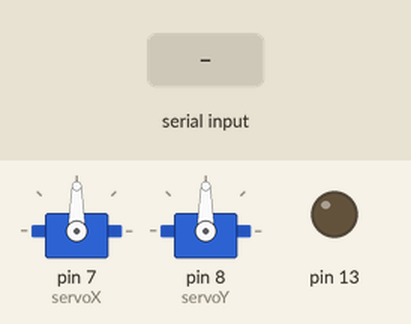
Recording of a sketch running on a simulated Arduino Uno, built with avr-gcc and run on an emulated ATmega328P. On the bench: 2 × servo, output pins drawn as LEDs (lit = HIGH). The test bench sets the inputs (shaded band).

Above: at 1.2 s.
1.3 s: "B" received over Serial
At 2.1 s:
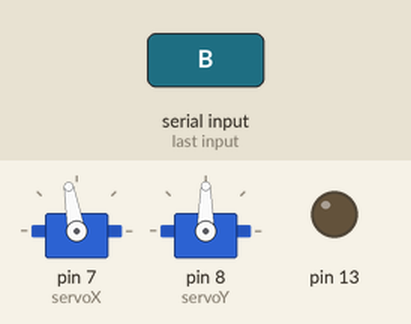
2.8 s: "D" received over Serial
At 3.2 s:
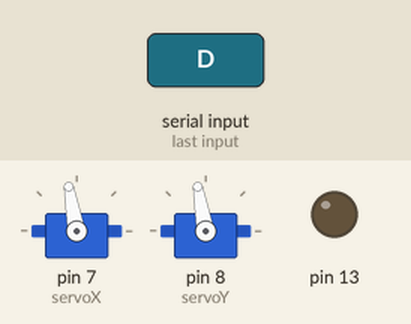
4.3 s: "A" received over Serial
At 5.5 s:
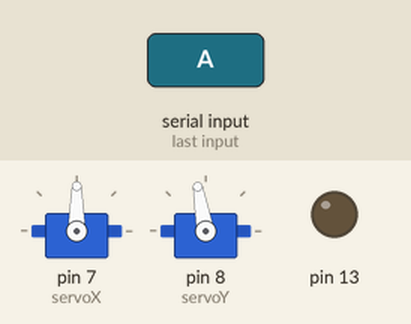
5.8 s: "C" received over Serial
At 6.7 s:
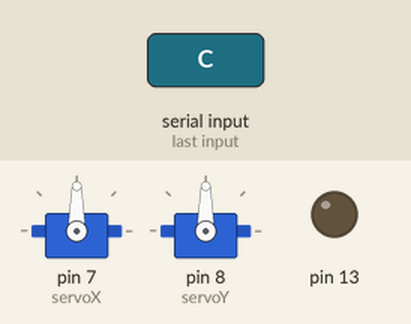
Timing chart, 0 to 8.3 s (numbered marks = the images above; inputs shaded):
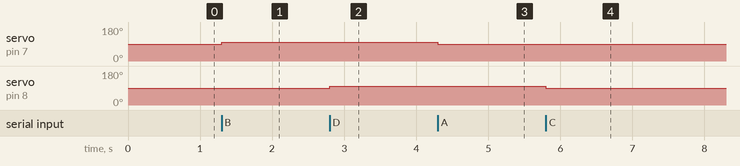

Measured:
- after the input at 1.3 s, servo on pin 7 (servoX): 90° → 100° at once
- after the input at 2.8 s, servo on pin 8 (servoY): 90° → 100° at once
- after the input at 4.3 s, servo on pin 7 (servoX): 100° → 90° at once
- after the input at 5.8 s, servo on pin 8 (servoY): 100° → 90° at once

The sketch:

tilt-arduino.ino
```cpp
#include<Servo.h>

int posX = 90;
int posY = 90;
int input = 2;
Servo servoX;
Servo servoY;

void setup() {
  servoX.attach(7);
  servoY.attach(8);
  pinMode(10, INPUT);
  pinMode(11, INPUT);
  pinMode(13, OUTPUT);
  Serial.begin(9600);

}

void loop() {
  /*if(digitalRead(10) == 1) {
    posX -= 10;
    digitalWrite(13, HIGH);
  }
  if(digitalRead(11) == 1) {
    posX += 10;
    digitalWrite(13, LOW);
  }*/
  while(Serial.available() < 1);
  input = Serial.read();
  switch(input) {
    case 65:
    posX -= 10;
    break;
    case 66:
    posX += 10;
    break;
    case 67:
    posY -=10;
    break;
    case 68:
    posY += 10;

    break;
  }

  servoX.write(posX);
  servoY.write(posY);

}
```
